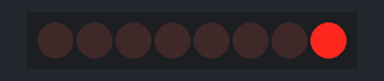
The sketch below on a simulated Arduino Uno, built with avr-gcc and run on an emulated ATmega328P. Shown: 8 shift-register outputs drawn as a row of LEDs (first output left, lit = HIGH). Wiring (inferred from the names in the program): shift register (74HC595): data pin 12; shift clock pin 11; latch pin 13. Wiring (inferred from the signals the program sends): row of LEDs: on Q0, Q1, Q2, Q3, Q4, Q5, Q6, Q7.

Above: at 0.1 s.
At 5.1 s:
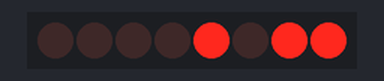
At 10.1 s:
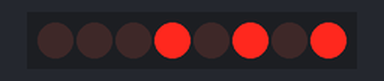
At 20.1 s:
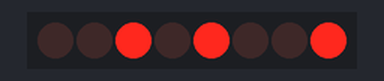
At 30.1 s:
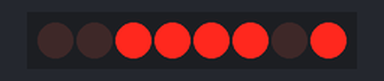
At 39.75 s:
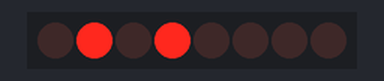
Timing chart, 0 to 40.0 s (numbered marks = the images above):
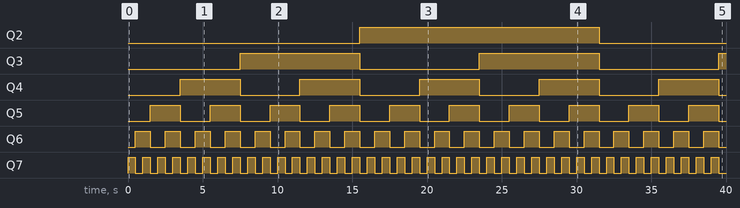

The sketch:

ShiftRegister_Counting.ino
```cpp
int clockPin = 11;
int dataPin = 12;
int latchPin = 13;


byte leds = 0;

void setup()
{
  pinMode(latchPin, OUTPUT);
  pinMode(dataPin, OUTPUT);
  pinMode(clockPin, OUTPUT);
  leds = 0;
}

void loop()
{

  /*updateShiftRegister();
    delay(500);
    for (int i = 0; i < 8; i++)
    {
    bitSet(leds, i);
    updateShiftRegister();
    delay(500);
    }*/
  updateShiftRegister();
   delay(500);
}

void updateShiftRegister()
{
  leds = leds + 1;
  leds = leds % 256;
  digitalWrite(latchPin, LOW);
  shiftOut(dataPin, clockPin, LSBFIRST, leds);
  digitalWrite(latchPin, HIGH);
}
```

Measured:
- by itself, Q2: LOW → HIGH at 15.5 s, → LOW 16.0 s later
- by itself, Q3: alternates HIGH for 8.0 s and LOW for 8.0 s
- by itself, Q4: alternates HIGH for 4.0 s and LOW for 4.0 s
- by itself, Q5: alternates HIGH for 2.0 s and LOW for 2.0 s
- by itself, Q6: alternates HIGH for 1.0 s and LOW for 1.0 s
- by itself, Q7: alternates HIGH for 0.50 s and LOW for 0.50 s
